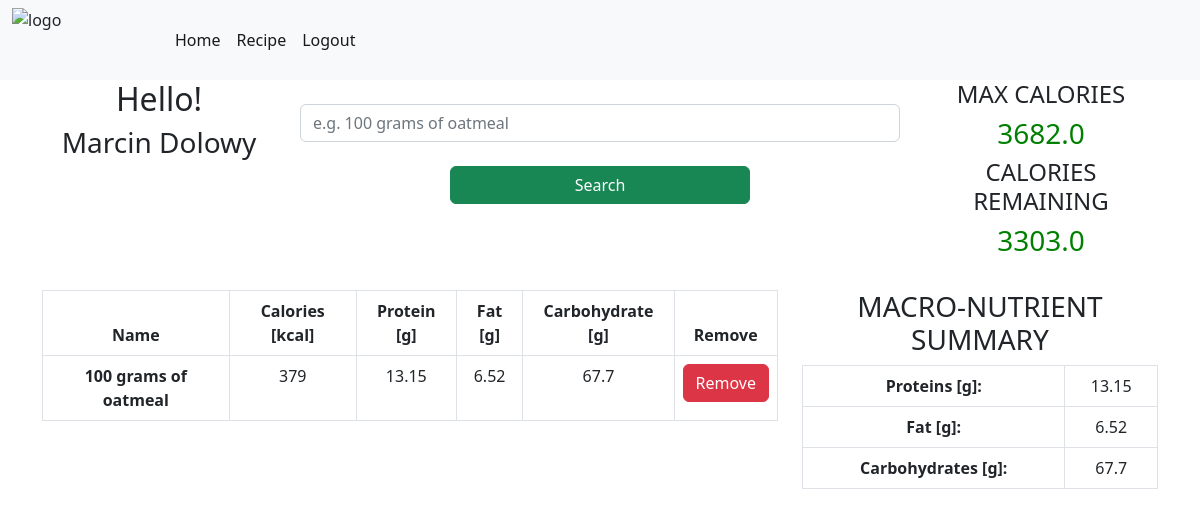
The app's page / (signed in) with its own data.
### app.py (models this page shows, shortened)
class User(UserMixin, db.Model):
    id = db.Column(db.Integer, primary_key=True)
    username = db.Column(db.String(50), unique=True)
    password = db.Column(db.String(150))
    firstname = db.Column(db.String(50))
    lastname = db.Column(db.String(50))
    date_of_birth = db.Column(db.DateTime())
    sex = db.Column(db.String(10))
    max_calorie = db.Column(db.Float(precision=2))
    weight = db.Column(db.Integer)
    height = db.Column(db.Integer)
    foods = db.relationship("Food", backref='user')

class Food(db.Model):
    id = db.Column(db.Integer, primary_key=True)
    name = db.Column(db.String(50))
    calories = db.Column(db.Integer)
    protein = db.Column(db.Integer)
    fat = db.Column(db.Integer)
    carbohydrates = db.Column(db.Integer)
    protein_calories = db.Column(db.Integer)
    fat_calories = db.Column(db.Integer)
    carbohydrates_calories = db.Column(db.Integer)
    user_id = db.Column(db.Integer, db.ForeignKey('user.id'), nullable=False)

### app.py (the view, shortened to what this page needs)
@app.route('/', methods=['GET', 'POST'])
@login_required
def home():
    form = FoodForm()
    name_surname = " ".join([current_user.firstname, current_user.lastname])
    all_calories = Food.query.filter(Food.user_id == current_user.id).with_entities(
        func.sum(Food.calories).label('total')).first().total or 0
    remaining_calories = current_user.max_calorie - all_calories
    all_foods = Food.query.filter(Food.user_id == current_user.id)
    all_protein = Food.query.filter(Food.user_id == current_user.id).with_entities(
        func.sum(Food.protein).label('total')).first().total
    all_protein = 0 if all_protein is None else round(all_protein, 2)
    all_fat = Food.query.filter(Food.user_id == current_user.id).with_entities(
        func.sum(Food.fat).label('total')).first().total or 0
    all_fat = 0 if all_fat is None else round(all_fat, 2)
    all_carbohydrates = Food.query.filter(Food.user_id == current_user.id).with_entities(
        func.sum(Food.carbohydrates).label('total')).first().total or 0
    all_carbohydrates = 0 if all_carbohydrates is None else round(all_carbohydrates, 2)
    return render_template("home.html", form=form, name_surname=name_surname, max_calorie=current_user.max_calorie,
                           remaining_calories=remaining_calories, all_foods=all_foods, all_protein=all_protein,
                           all_fat=all_fat, all_carbohydrates=all_carbohydrates)

### forms.py
class FoodForm(FlaskForm):
    name = StringField("Name", validators=[DataRequired()])
    submit = SubmitField('Search')

### app.py (called while the page is built)
@login_manager.user_loader
def load_user(user_id):
    return User.query.get(user_id)

### templates/home.html (shortened to what this page needs)
{% extends 'base.html' %}
{% block content %}
    <div class="container text-center">
        <div class="row">
            <div class="col">
                <h2>Hello!</h2>
                <div>
                    <h3> {{ name_surname }}</h3>
                </div>
            </div>
            <div class="col">
                <form action="" method="post">
                    <div class="col" align="center">
                        <br>
                        {{ form.name(placeholder="e.g. 100 grams of oatmeal", class="form-control", style="width: 600px") }}
                        <br>
                        <p>{{ form.submit(class="btn btn-success", style="width: 300px") }}
                        </p>
                    </div>
                </form>
            </div>
            <div class="col">
                <h4>MAX CALORIES</h4>
                <h3 style="color: green">{{ max_calorie }}</h3>
                <h4>CALORIES REMAINING</h4>
                {% if remaining_calories < 0 %}
                    <h3 style="color: red"> {{ remaining_calories }}</h3>
                {% else %}
                    <h3 style="color: green"> {{ remaining_calories }}</h3>
                    <br>
                {% endif %}
            </div>
        </div>
        <div class="row">
            <div class="col-8">
                <table class="table table-bordered">
                    <thead>
                    <tr>
                        <th scope="col">Name</th>
                        <th scope="col">Calories [kcal]</th>
                        <th scope="col">Protein [g]</th>
                        <th scope="col">Fat [g]</th>
                        <th scope="col">Carbohydrate [g]</th>
                        <th scope="col">Remove</th>
                    </tr>
                    </thead>
                    <tbody>
                    {% for food in all_foods %}
                        <tr>
                            <th scope="row">{{ food.name }}</th>
                            <td>{{ food.calories }}</td>
                            <td>{{ food.protein }}</td>
                            <td> {{ food.fat }}</td>
                            <td>{{ food.carbohydrates }}</td>
                            <td>
                                <a href="{{ url_for('delete', id=food.id) }}" class="btn btn-danger">Remove</a>
                            </td>
                        </tr>
                    {% endfor %}
                    </tbody>
                </table>
            </div>
            <div class="col-4">
                <div>
                    <h3>MACRO-NUTRIENT SUMMARY</h3>
                </div>
                <table class="table table-bordered" style="width:100%">
                    <tr>
                        <th scope="row">Proteins [g]:</th>
                        <td>{{ all_protein }}</td>
                    </tr>
                    <tr>
                        <th>Fat [g]:</th>
                        <td>{{ all_fat }}</td>
                    </tr>
                    <tr>
                        <th>Carbohydrates [g]:</th>
                        <td>{{ all_carbohydrates }}</td>
                    </tr>
                </table>
            </div>
        </div>
    </div>
{% endblock %}

### templates/base.html (shortened to what this page needs)
<!doctype html>
<html lang="en">
<head>
    <link href="https://cdn.jsdelivr.net/npm/bootstrap@5.2.3/dist/css/bootstrap.min.css" rel="stylesheet"
>
</head>
<body>
<nav class="navbar navbar-expand-lg bg-light">
    <div class="container-fluid">
        <img src="/static/images/logo1.png" alt="logo" height="64" width="155">
        <div class="collapse navbar-collapse" id="navbarNavAltMarkup">
            <div class="navbar-nav">
                <a class="nav-link active" aria-current="page" href="{{ url_for('home') }}">Home</a>
                <a class="nav-link active" href="{{ url_for('recipe') }}">Recipe</a>
                <a class="nav-link active" href="{{ url_for('logout') }}">Logout</a>
            </div>
        </div>
    </div>
</nav>
<div class="content">
    {% block content %} {% endblock %}
</div>
</body>
</html>

### records on screen
User: max_calorie "3682.0"
Food: name "100 grams of oatmeal", calories "379", protein "13.15", fat "6.52", carbohydrates "67.7"

### other values on screen
{{ name_surname }} "Marcin Dolowy"
{{ remaining_calories }} "3303.0"
{{ all_protein }} "13.15"
{{ all_fat }} "6.52"
{{ all_carbohydrates }} "67.7"
